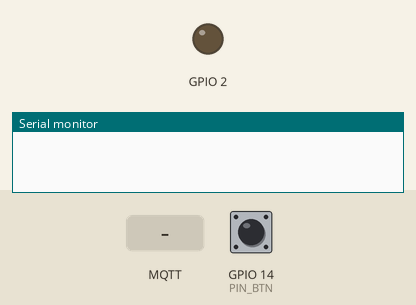
This sketch was run on a simulated ESP8266 (NodeMCU). On the bench: output pins drawn as LEDs (lit = HIGH), the last lines printed to the serial monitor. Dashed ring = blinking. The test bench sets the inputs (shaded band); at power-on: GPIO 14 (PIN_BTN) LOW. WiFi joins after 1.5 s; servers stay silent unless stated; no MQTT or app messages arrive unless stated.

Above: at 0.1 s.
At 3.2 s:
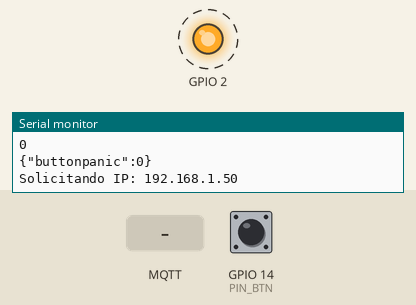
3.3 s: MQTT message "Domotica2" arrives on the first subscribed topic
6.8 s: MQTT message "day/stat" arrives on the first subscribed topic
10.3 s: MQTT message "1" arrives on the first subscribed topic
Timing chart, 0 to 19.7 s (numbered marks = the images above; inputs shaded):
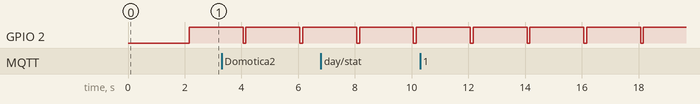

The sketch:

Botao_1.ino
```cpp
#include "ESP8266WiFi.h"
#include <WiFiManager.h>
#include <PubSubClient.h> //essa lib ta complicando com a String, ela precisa mandar o payload como byte[]
//
#define IP "IPbtn"
#define PIN_BTN 14
//
// WiFi parameters
const  char * ssid = "DAIANA" ;
const  char * password = "94959697" ;


//conecta no servidor de testes do mosquitto
const char* mqtt_server = "139.59.215.85";


WiFiClient espclient;


void callback(char* topic, byte* payload, unsigned int length);
PubSubClient mqttClient(mqtt_server, 1883, callback, espclient);


void check_IP() {
  Serial.print("Solicitando IP: ");
  Serial.println(WiFi.localIP());
  String ipStr = WiFi.localIP().toString();

  String fullTopic = "day/tele/conectionBtn";
  char topic[fullTopic.length() + 1];
  char payload[ipStr.length() + 1];
  strcpy(topic, fullTopic.c_str());
  strcpy(payload, ipStr.c_str());

  mqttClient.publish(topic, payload);  //tópico MQTT de envio de informações para Broker
}

void check_button() {
  int button = digitalRead(PIN_BTN);
  String json = "{\"buttonpanic\":" + String(button) + "}";
  String fullTopic = "day/tele/buttonpanic";
  char topic[fullTopic.length() + 1];
  char payload[json.length() + 1];
  strcpy(topic, fullTopic.c_str());
  strcpy(payload, json.c_str());

  mqttClient.publish(topic, payload);  //tópico MQTT de envio de informações para Broker
  Serial.println(json);
}

void callback(char* topic, byte* payload, unsigned int length) {
  Serial.print("Mensagem recebida [");
  Serial.print(topic);
  Serial.print("] ");

  for (int i = 0; i < length; i++) {
    Serial.print((char)payload[i]);
  }
  Serial.println();

  String topicString = topic;


  if (topicString.startsWith("day/stat")) { //Requisições externas de leitura (sensores)
    //TODO:Verifica qual o sensor requerido

    if (topicString.endsWith("button")) {
      //TODO: "Força" leitura do botão e envia resultado
      check_button();

    } else if (topicString.endsWith(IP)){
      //TODO:Retorna o Ip para alteração de config. da wi-fi
      check_IP();
    }
  }
}

void mqtt_reconect() {
  // Loop até estar reconectado
  while (!mqttClient.connected()) {
    Serial.print("Conectando-se ao servidor MQTT...");

    // Cria um ID para o dispositivo. Ex: Pode ter um dispositivo na sala, no quarto, na cozinha, etc...
    String clientId = "ESP8266Client-";
    clientId += "btn"; // >>>> EXEMPLO <<<<

    // Tenta conectar...
    if (mqttClient.connect(clientId.c_str())) {
      Serial.println("Conectado");

      // Uma vez conectado, publica uma mensagem de identificação...
      mqttClient.publish("day/device", "");

      // ... e então "reassina" {resubscribe} todos os tópicos
      mqttClient.subscribe("day/stat/buttonpanic");


    } else {
      Serial.print("falhou, rc=");
      Serial.print(mqttClient.state());
      Serial.println(" Tentando novamente em 5 segundos");

      // Aguarda 5 segundos antes de tentar novamente
      delay(5000);
    }
  }
}

void setup(void){
    // Start Serial
    pinMode (PIN_BTN,INPUT);
    pinMode(LED_BUILTIN, OUTPUT); // Inicializa o LED_BUILTIN pin como output (saída)
    Serial.begin(9600);

    // Connect to WiFi
    WiFiManager wifiManager; //busca dados gravados na eeprom anteriormente e cria um access point
//    wifiManager.autoConnect("Domotica2"); //acessando o ip gerado no monitor serial, abrir no navegador,
    //Descomentar para usar os parametros de conexão

    WiFi.begin("MotoG3","123456789e");       //meu celular
//  WiFi.begin("DAIANA", "94959697");        //minha casa
    while (WiFi.status() != WL_CONNECTED) {
      delay(1000);
      Serial.print(".");
    }
    Serial.println("");
    Serial.println("WiFi conectado");

    // Print the IP address
    Serial.println(WiFi.localIP());
}

void loop() {

   if (!mqttClient.connected()) {
    mqtt_reconect();
    }
    mqttClient.loop();

    Serial.println(digitalRead(PIN_BTN));
    digitalWrite(LED_BUILTIN, LOW); // Liga o LED
    delay(100);
    check_button();
    check_IP();
    digitalWrite(LED_BUILTIN, HIGH); // Desliga o LED
    delay(1900);
}
```

Measured:
- by itself, GPIO 2: alternates HIGH for 1.9 s and LOW for 0.10 s
